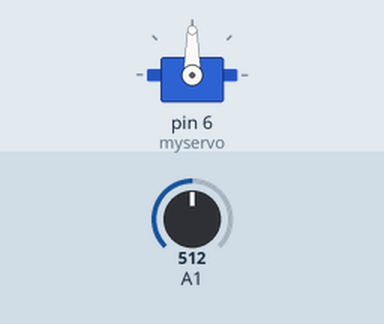
A sketch run on a simulated Arduino Uno, built with avr-gcc and run on an emulated ATmega328P. On the bench: servo. The inputs (shaded band) are chosen by the test bench; at power-on: A1 = 512.

Above: at 1.2 s.
1.3 s: A1 set to 716
At 3.6 s:
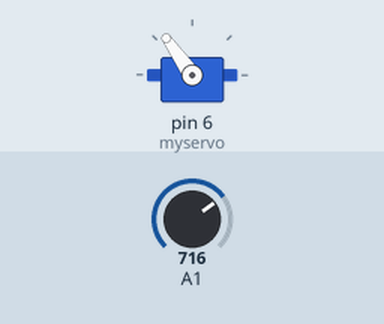
4.3 s: A1 set to 1023
At 7.22 s:
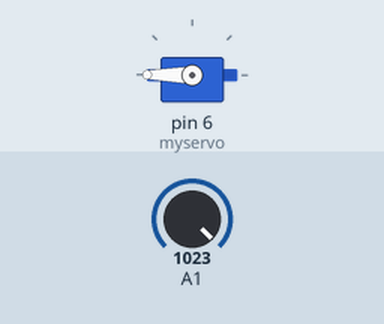
7.3 s: A1 set to 511
At 7.93 s:
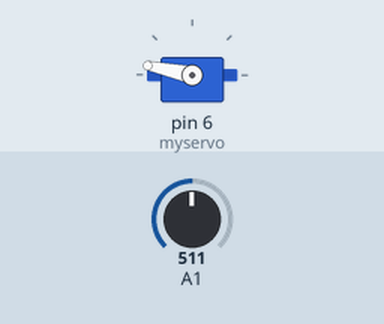
10.3 s: A1 set to 306
13.3 s: A1 set to 122
16.3 s: A1 set to 0
At 18.1 s:
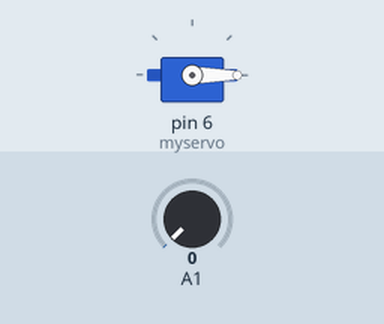
Timing chart, 0 to 19.6 s (numbered marks = the images above; inputs shaded):
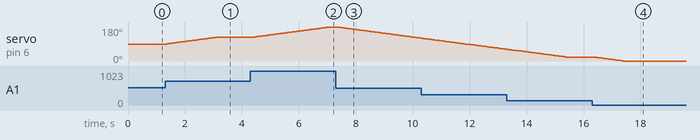

Measured:
- after the input at 1.3 s, servo on pin 6 (myservo): moves from 90° to 125° over 1.7 s, starting after 0.06 s
- after the input at 4.3 s, servo on pin 6 (myservo): moves from 125° to 180° over 2.7 s, starting after 0.07 s
- after the input at 7.3 s, servo on pin 6 (myservo): moves from 180° to 121° over 2.9 s, starting after 0.07 s
- after the input at 16.3 s, servo on pin 6 (myservo): moves from 21° to 0° over 1.0 s, starting after 0.09 s

The sketch:

13.ino
```cpp
#include<Servo.h>

Servo myservo;
int pos;
int oldpos;

void setup() {
  // put your setup code here, to run once:
  myservo.attach(6);

}
int value;
int num;
void loop() {
  // put your main code here, to run repeatedly:
  value=analogRead(A1);
  num=map(value,0,1023,0,180);
  oldpos=myservo.read();
  if(oldpos<num)
     for(pos=oldpos;pos<num+1;++pos)
     {
      myservo.write(pos);
      delay(50);
      }
   else for(pos=oldpos;pos>num-1;--pos)
     {
      myservo.write(pos);
      delay(50);
      }

}
```
